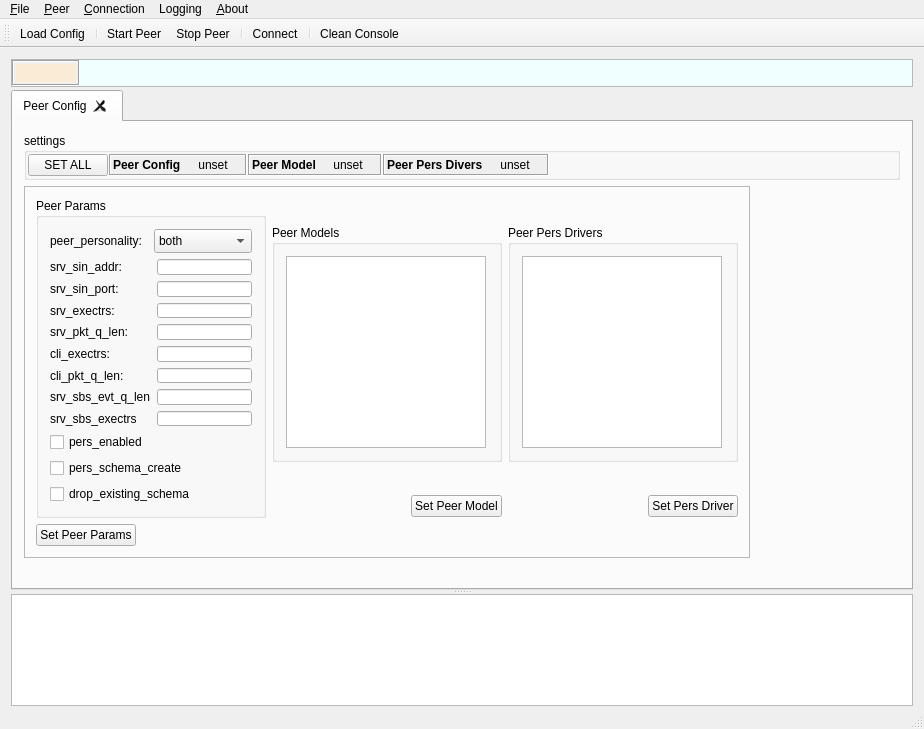
<?xml version="1.0" encoding="UTF-8"?>
<ui version="4.0">
 <class>blz_toolkit_MainWindow</class>
 <widget class="QMainWindow" name="blz_toolkit_MainWindow">
  <property name="geometry">
   <rect>
    <x>0</x>
    <y>0</y>
    <width>924</width>
    <height>729</height>
   </rect>
  </property>
  <property name="sizePolicy">
   <sizepolicy hsizetype="Expanding" vsizetype="Preferred">
    <horstretch>0</horstretch>
    <verstretch>0</verstretch>
   </sizepolicy>
  </property>
  <property name="windowTitle">
   <string>BLZ_TOOLKIT</string>
  </property>
  <property name="windowIcon">
   <iconset resource="blz_toolkit_prj_res.qrc">
    <normaloff>:/icon/icons/settings.png</normaloff>:/icon/icons/settings.png</iconset>
  </property>
  <property name="iconSize">
   <size>
    <width>32</width>
    <height>32</height>
   </size>
  </property>
  <widget class="QWidget" name="centralWidget">
   <layout class="QVBoxLayout" name="verticalLayout_2">
    <property name="spacing">
     <number>3</number>
    </property>
    <property name="bottomMargin">
     <number>1</number>
    </property>
    <item>
     <widget class="QFrame" name="frame_2">
      <property name="frameShape">
       <enum>QFrame::StyledPanel</enum>
      </property>
      <property name="frameShadow">
       <enum>QFrame::Raised</enum>
      </property>
      <property name="lineWidth">
       <number>0</number>
      </property>
      <layout class="QHBoxLayout" name="horizontalLayout_9">
       <property name="spacing">
        <number>0</number>
       </property>
       <property name="leftMargin">
        <number>0</number>
       </property>
       <property name="topMargin">
        <number>0</number>
       </property>
       <property name="rightMargin">
        <number>0</number>
       </property>
       <property name="bottomMargin">
        <number>0</number>
       </property>
       <item>
        <widget class="QFrame" name="peer_Status">
         <property name="sizePolicy">
          <sizepolicy hsizetype="Fixed" vsizetype="Fixed">
           <horstretch>0</horstretch>
           <verstretch>0</verstretch>
          </sizepolicy>
         </property>
         <property name="autoFillBackground">
          <bool>true</bool>
         </property>
         <property name="frameShape">
          <enum>QFrame::Box</enum>
         </property>
         <property name="frameShadow">
          <enum>QFrame::Sunken</enum>
         </property>
         <layout class="QHBoxLayout" name="horizontalLayout">
          <property name="spacing">
           <number>2</number>
          </property>
          <property name="leftMargin">
           <number>2</number>
          </property>
          <property name="topMargin">
           <number>2</number>
          </property>
          <property name="rightMargin">
           <number>2</number>
          </property>
          <property name="bottomMargin">
           <number>2</number>
          </property>
          <item>
           <widget class="QLabel" name="peer_status_label_display">
            <property name="sizePolicy">
             <sizepolicy hsizetype="Fixed" vsizetype="Fixed">
              <horstretch>0</horstretch>
              <verstretch>0</verstretch>
             </sizepolicy>
            </property>
            <property name="minimumSize">
             <size>
              <width>60</width>
              <height>0</height>
             </size>
            </property>
            <property name="font">
             <font>
              <pointsize>12</pointsize>
              <weight>50</weight>
              <bold>false</bold>
             </font>
            </property>
            <property name="styleSheet">
             <string notr="true">background-color  : AntiqueWhite; color : black;</string>
            </property>
            <property name="lineWidth">
             <number>0</number>
            </property>
            <property name="text">
             <string/>
            </property>
            <property name="alignment">
             <set>Qt::AlignCenter</set>
            </property>
            <property name="margin">
             <number>0</number>
            </property>
           </widget>
          </item>
         </layout>
        </widget>
       </item>
       <item>
        <widget class="QLabel" name="main_info_label">
         <property name="styleSheet">
          <string notr="true">background-color  : Azure ; color : black;</string>
         </property>
         <property name="text">
          <string/>
         </property>
        </widget>
       </item>
      </layout>
     </widget>
    </item>
    <item>
     <widget class="QSplitter" name="splitter">
      <property name="orientation">
       <enum>Qt::Vertical</enum>
      </property>
      <widget class="QTabWidget" name="peer_Tab">
       <property name="minimumSize">
        <size>
         <width>0</width>
         <height>500</height>
        </size>
       </property>
       <property name="currentIndex">
        <number>0</number>
       </property>
       <property name="tabsClosable">
        <bool>true</bool>
       </property>
       <widget class="QWidget" name="peer_config">
        <attribute name="icon">
         <iconset resource="blz_toolkit_prj_res.qrc">
          <normaloff>:/icon/icons/gear-b.png</normaloff>:/icon/icons/gear-b.png</iconset>
        </attribute>
        <attribute name="title">
         <string>Peer Config</string>
        </attribute>
        <layout class="QVBoxLayout" name="verticalLayout_6">
         <item>
          <widget class="QGroupBox" name="groupBox_4">
           <property name="font">
            <font>
             <kerning>true</kerning>
            </font>
           </property>
           <property name="title">
            <string>settings</string>
           </property>
           <layout class="QHBoxLayout" name="horizontalLayout_11">
            <property name="spacing">
             <number>1</number>
            </property>
            <property name="leftMargin">
             <number>1</number>
            </property>
            <property name="topMargin">
             <number>1</number>
            </property>
            <property name="rightMargin">
             <number>1</number>
            </property>
            <property name="bottomMargin">
             <number>1</number>
            </property>
            <item>
             <widget class="QPushButton" name="set_peer_cfg_all_button">
              <property name="styleSheet">
               <string notr="true"/>
              </property>
              <property name="text">
               <string>SET ALL</string>
              </property>
              <property name="icon">
               <iconset>
                <normaloff>:/icon/icons/checkmark-circled.png</normaloff>:/icon/icons/checkmark-circled.png</iconset>
              </property>
             </widget>
            </item>
            <item>
             <widget class="QFrame" name="peer_Status_4">
              <property name="sizePolicy">
               <sizepolicy hsizetype="Fixed" vsizetype="Fixed">
                <horstretch>0</horstretch>
                <verstretch>0</verstretch>
               </sizepolicy>
              </property>
              <property name="autoFillBackground">
               <bool>true</bool>
              </property>
              <property name="frameShape">
               <enum>QFrame::Box</enum>
              </property>
              <property name="frameShadow">
               <enum>QFrame::Sunken</enum>
              </property>
              <layout class="QHBoxLayout" name="horizontalLayout_8">
               <property name="spacing">
                <number>2</number>
               </property>
               <property name="leftMargin">
                <number>2</number>
               </property>
               <property name="topMargin">
                <number>2</number>
               </property>
               <property name="rightMargin">
                <number>2</number>
               </property>
               <property name="bottomMargin">
                <number>2</number>
               </property>
               <item>
                <widget class="QLabel" name="peer_status_label_4">
                 <property name="sizePolicy">
                  <sizepolicy hsizetype="Preferred" vsizetype="Preferred">
                   <horstretch>0</horstretch>
                   <verstretch>0</verstretch>
                  </sizepolicy>
                 </property>
                 <property name="minimumSize">
                  <size>
                   <width>0</width>
                   <height>0</height>
                  </size>
                 </property>
                 <property name="font">
                  <font>
                   <weight>75</weight>
                   <bold>true</bold>
                  </font>
                 </property>
                 <property name="text">
                  <string>Peer Config</string>
                 </property>
                </widget>
               </item>
               <item>
                <widget class="QLabel" name="peer_cfg_status_label">
                 <property name="sizePolicy">
                  <sizepolicy hsizetype="Fixed" vsizetype="Fixed">
                   <horstretch>0</horstretch>
                   <verstretch>0</verstretch>
                  </sizepolicy>
                 </property>
                 <property name="minimumSize">
                  <size>
                   <width>60</width>
                   <height>0</height>
                  </size>
                 </property>
                 <property name="styleSheet">
                  <string notr="true">background-color : light grey; color : black;</string>
                 </property>
                 <property name="text">
                  <string>unset</string>
                 </property>
                 <property name="alignment">
                  <set>Qt::AlignCenter</set>
                 </property>
                 <property name="margin">
                  <number>0</number>
                 </property>
                </widget>
               </item>
              </layout>
             </widget>
            </item>
            <item>
             <widget class="QFrame" name="peer_Status_3">
              <property name="sizePolicy">
               <sizepolicy hsizetype="Fixed" vsizetype="Fixed">
                <horstretch>0</horstretch>
                <verstretch>0</verstretch>
               </sizepolicy>
              </property>
              <property name="autoFillBackground">
               <bool>true</bool>
              </property>
              <property name="frameShape">
               <enum>QFrame::Box</enum>
              </property>
              <property name="frameShadow">
               <enum>QFrame::Sunken</enum>
              </property>
              <layout class="QHBoxLayout" name="horizontalLayout_7">
               <property name="spacing">
                <number>2</number>
               </property>
               <property name="leftMargin">
                <number>2</number>
               </property>
               <property name="topMargin">
                <number>2</number>
               </property>
               <property name="rightMargin">
                <number>2</number>
               </property>
               <property name="bottomMargin">
                <number>2</number>
               </property>
               <item>
                <widget class="QLabel" name="peer_status_label_3">
                 <property name="sizePolicy">
                  <sizepolicy hsizetype="Preferred" vsizetype="Preferred">
                   <horstretch>0</horstretch>
                   <verstretch>0</verstretch>
                  </sizepolicy>
                 </property>
                 <property name="minimumSize">
                  <size>
                   <width>0</width>
                   <height>0</height>
                  </size>
                 </property>
                 <property name="font">
                  <font>
                   <weight>75</weight>
                   <bold>true</bold>
                  </font>
                 </property>
                 <property name="text">
                  <string>Peer Model</string>
                 </property>
                </widget>
               </item>
               <item>
                <widget class="QLabel" name="peer_model_label_status">
                 <property name="sizePolicy">
                  <sizepolicy hsizetype="Fixed" vsizetype="Fixed">
                   <horstretch>0</horstretch>
                   <verstretch>0</verstretch>
                  </sizepolicy>
                 </property>
                 <property name="minimumSize">
                  <size>
                   <width>60</width>
                   <height>0</height>
                  </size>
                 </property>
                 <property name="styleSheet">
                  <string notr="true">background-color : light grey; color : black;</string>
                 </property>
                 <property name="text">
                  <string>unset</string>
                 </property>
                 <property name="alignment">
                  <set>Qt::AlignCenter</set>
                 </property>
                 <property name="margin">
                  <number>0</number>
                 </property>
                </widget>
               </item>
              </layout>
             </widget>
            </item>
            <item>
             <widget class="QFrame" name="peer_Status_2">
              <property name="sizePolicy">
               <sizepolicy hsizetype="Fixed" vsizetype="Fixed">
                <horstretch>0</horstretch>
                <verstretch>0</verstretch>
               </sizepolicy>
              </property>
              <property name="autoFillBackground">
               <bool>true</bool>
              </property>
              <property name="frameShape">
               <enum>QFrame::Box</enum>
              </property>
              <property name="frameShadow">
               <enum>QFrame::Sunken</enum>
              </property>
              <layout class="QHBoxLayout" name="horizontalLayout_6">
               <property name="spacing">
                <number>2</number>
               </property>
               <property name="leftMargin">
                <number>2</number>
               </property>
               <property name="topMargin">
                <number>2</number>
               </property>
               <property name="rightMargin">
                <number>2</number>
               </property>
               <property name="bottomMargin">
                <number>2</number>
               </property>
               <item>
                <widget class="QLabel" name="peer_status_label_2">
                 <property name="sizePolicy">
                  <sizepolicy hsizetype="Preferred" vsizetype="Preferred">
                   <horstretch>0</horstretch>
                   <verstretch>0</verstretch>
                  </sizepolicy>
                 </property>
                 <property name="minimumSize">
                  <size>
                   <width>0</width>
                   <height>0</height>
                  </size>
                 </property>
                 <property name="font">
                  <font>
                   <weight>75</weight>
                   <bold>true</bold>
                  </font>
                 </property>
                 <property name="text">
                  <string>Peer Pers Divers</string>
                 </property>
                </widget>
               </item>
               <item>
                <widget class="QLabel" name="peer_pers_driv_status_label">
                 <property name="sizePolicy">
                  <sizepolicy hsizetype="Fixed" vsizetype="Fixed">
                   <horstretch>0</horstretch>
                   <verstretch>0</verstretch>
                  </sizepolicy>
                 </property>
                 <property name="minimumSize">
                  <size>
                   <width>60</width>
                   <height>0</height>
                  </size>
                 </property>
                 <property name="styleSheet">
                  <string notr="true">background-color : light grey; color : black;</string>
                 </property>
                 <property name="text">
                  <string>unset</string>
                 </property>
                 <property name="alignment">
                  <set>Qt::AlignCenter</set>
                 </property>
                 <property name="margin">
                  <number>0</number>
                 </property>
                </widget>
               </item>
              </layout>
             </widget>
            </item>
            <item>
             <spacer name="horizontalSpacer_4">
              <property name="orientation">
               <enum>Qt::Horizontal</enum>
              </property>
              <property name="sizeHint" stdset="0">
               <size>
                <width>40</width>
                <height>20</height>
               </size>
              </property>
             </spacer>
            </item>
           </layout>
          </widget>
         </item>
         <item>
          <widget class="QFrame" name="frame">
           <property name="sizePolicy">
            <sizepolicy hsizetype="Fixed" vsizetype="Expanding">
             <horstretch>0</horstretch>
             <verstretch>0</verstretch>
            </sizepolicy>
           </property>
           <property name="frameShape">
            <enum>QFrame::StyledPanel</enum>
           </property>
           <property name="frameShadow">
            <enum>QFrame::Raised</enum>
           </property>
           <layout class="QHBoxLayout" name="horizontalLayout_5">
            <item>
             <layout class="QVBoxLayout" name="verticalLayout">
              <item>
               <widget class="QGroupBox" name="groupBox">
                <property name="sizePolicy">
                 <sizepolicy hsizetype="Fixed" vsizetype="Fixed">
                  <horstretch>0</horstretch>
                  <verstretch>0</verstretch>
                 </sizepolicy>
                </property>
                <property name="minimumSize">
                 <size>
                  <width>230</width>
                  <height>320</height>
                 </size>
                </property>
                <property name="title">
                 <string>Peer Params</string>
                </property>
                <layout class="QGridLayout" name="gridLayout_2">
                 <item row="0" column="0">
                  <layout class="QHBoxLayout" name="horizontalLayout_2">
                   <item>
                    <widget class="QLabel" name="label_5">
                     <property name="text">
                      <string>peer_personality:</string>
                     </property>
                    </widget>
                   </item>
                   <item>
                    <widget class="QComboBox" name="pp_cfg_peer_personality">
                     <property name="whatsThis">
                      <string>&lt;html&gt;&lt;head/&gt;&lt;body&gt;&lt;p&gt;&lt;br/&gt;&lt;/p&gt;&lt;/body&gt;&lt;/html&gt;</string>
                     </property>
                     <property name="currentText">
                      <string>both</string>
                     </property>
                     <property name="currentIndex">
                      <number>2</number>
                     </property>
                     <property name="maxVisibleItems">
                      <number>10</number>
                     </property>
                     <property name="sizeAdjustPolicy">
                      <enum>QComboBox::AdjustToMinimumContentsLengthWithIcon</enum>
                     </property>
                     <item>
                      <property name="text">
                       <string>pure client</string>
                      </property>
                     </item>
                     <item>
                      <property name="text">
                       <string>pure server</string>
                      </property>
                     </item>
                     <item>
                      <property name="text">
                       <string>both</string>
                      </property>
                     </item>
                    </widget>
                   </item>
                  </layout>
                 </item>
                 <item row="1" column="0">
                  <layout class="QGridLayout" name="gridLayout">
                   <item row="0" column="0">
                    <widget class="QLabel" name="label_2">
                     <property name="text">
                      <string>srv_sin_addr:</string>
                     </property>
                     <property name="buddy">
                      <cstring>pp_cfg_srv_sin_addr</cstring>
                     </property>
                    </widget>
                   </item>
                   <item row="0" column="1">
                    <widget class="QLineEdit" name="pp_cfg_srv_sin_addr"/>
                   </item>
                   <item row="1" column="0">
                    <widget class="QLabel" name="label_3">
                     <property name="text">
                      <string>srv_sin_port:</string>
                     </property>
                     <property name="buddy">
                      <cstring>pp_cfg_srv_sin_port</cstring>
                     </property>
                    </widget>
                   </item>
                   <item row="1" column="1">
                    <widget class="QLineEdit" name="pp_cfg_srv_sin_port"/>
                   </item>
                   <item row="2" column="0">
                    <widget class="QLabel" name="label_4">
                     <property name="text">
                      <string>srv_exectrs:</string>
                     </property>
                     <property name="buddy">
                      <cstring>pp_cfg_srv_exectrs</cstring>
                     </property>
                    </widget>
                   </item>
                   <item row="2" column="1">
                    <widget class="QLineEdit" name="pp_cfg_srv_exectrs"/>
                   </item>
                   <item row="3" column="0">
                    <widget class="QLabel" name="label_7">
                     <property name="text">
                      <string>srv_pkt_q_len:</string>
                     </property>
                     <property name="buddy">
                      <cstring>pp_cfg_srv_pkt_q_len</cstring>
                     </property>
                    </widget>
                   </item>
                   <item row="3" column="1">
                    <widget class="QLineEdit" name="pp_cfg_srv_pkt_q_len"/>
                   </item>
                   <item row="4" column="0">
                    <widget class="QLabel" name="label">
                     <property name="text">
                      <string>cli_exectrs:</string>
                     </property>
                     <property name="buddy">
                      <cstring>pp_cfg_cli_exectrs</cstring>
                     </property>
                    </widget>
                   </item>
                   <item row="4" column="1">
                    <widget class="QLineEdit" name="pp_cfg_cli_exectrs"/>
                   </item>
                   <item row="5" column="0">
                    <widget class="QLabel" name="label_6">
                     <property name="text">
                      <string>cli_pkt_q_len:</string>
                     </property>
                     <property name="buddy">
                      <cstring>pp_cfg_cli_pkt_q_len</cstring>
                     </property>
                    </widget>
                   </item>
                   <item row="5" column="1">
                    <widget class="QLineEdit" name="pp_cfg_cli_pkt_q_len"/>
                   </item>
                   <item row="6" column="0">
                    <widget class="QLabel" name="label_8">
                     <property name="text">
                      <string>srv_sbs_evt_q_len</string>
                     </property>
                     <property name="buddy">
                      <cstring>pp_cfg_srv_sbs_evt_q_len</cstring>
                     </property>
                    </widget>
                   </item>
                   <item row="6" column="1">
                    <widget class="QLineEdit" name="pp_cfg_srv_sbs_evt_q_len"/>
                   </item>
                   <item row="7" column="0">
                    <widget class="QLabel" name="label_9">
                     <property name="text">
                      <string>srv_sbs_exectrs</string>
                     </property>
                     <property name="buddy">
                      <cstring>pp_cfg_srv_sbs_exectrs</cstring>
                     </property>
                    </widget>
                   </item>
                   <item row="7" column="1">
                    <widget class="QLineEdit" name="pp_cfg_srv_sbs_exectrs"/>
                   </item>
                  </layout>
                 </item>
                 <item row="2" column="0">
                  <layout class="QVBoxLayout" name="verticalLayout_4">
                   <item>
                    <widget class="QCheckBox" name="pp_cfg_pers_enabled">
                     <property name="text">
                      <string>pers_enabled</string>
                     </property>
                    </widget>
                   </item>
                   <item>
                    <widget class="QCheckBox" name="pp_cfg_pers_schema_create">
                     <property name="text">
                      <string>pers_schema_create</string>
                     </property>
                    </widget>
                   </item>
                   <item>
                    <widget class="QCheckBox" name="pp_cfg_drop_existing_schema">
                     <property name="text">
                      <string>drop_existing_schema</string>
                     </property>
                    </widget>
                   </item>
                  </layout>
                 </item>
                </layout>
               </widget>
              </item>
              <item>
               <widget class="QPushButton" name="set_peer_params_button">
                <property name="sizePolicy">
                 <sizepolicy hsizetype="Fixed" vsizetype="Fixed">
                  <horstretch>0</horstretch>
                  <verstretch>0</verstretch>
                 </sizepolicy>
                </property>
                <property name="text">
                 <string>Set Peer Params</string>
                </property>
               </widget>
              </item>
             </layout>
            </item>
            <item>
             <layout class="QVBoxLayout" name="verticalLayout_3">
              <item>
               <widget class="QGroupBox" name="groupBox_2">
                <property name="sizePolicy">
                 <sizepolicy hsizetype="Fixed" vsizetype="Fixed">
                  <horstretch>0</horstretch>
                  <verstretch>0</verstretch>
                 </sizepolicy>
                </property>
                <property name="minimumSize">
                 <size>
                  <width>230</width>
                  <height>100</height>
                 </size>
                </property>
                <property name="title">
                 <string>Peer Models</string>
                </property>
                <layout class="QVBoxLayout" name="verticalLayout_7">
                 <item>
                  <widget class="QListView" name="peer_cfg_view_list_blzmodel">
                   <property name="sizePolicy">
                    <sizepolicy hsizetype="Fixed" vsizetype="Fixed">
                     <horstretch>0</horstretch>
                     <verstretch>0</verstretch>
                    </sizepolicy>
                   </property>
                   <property name="maximumSize">
                    <size>
                     <width>200</width>
                     <height>500</height>
                    </size>
                   </property>
                  </widget>
                 </item>
                </layout>
               </widget>
              </item>
              <item>
               <layout class="QHBoxLayout" name="horizontalLayout_3">
                <item>
                 <spacer name="horizontalSpacer">
                  <property name="orientation">
                   <enum>Qt::Horizontal</enum>
                  </property>
                  <property name="sizeHint" stdset="0">
                   <size>
                    <width>40</width>
                    <height>20</height>
                   </size>
                  </property>
                 </spacer>
                </item>
                <item>
                 <widget class="QPushButton" name="update_peer_model_button">
                  <property name="sizePolicy">
                   <sizepolicy hsizetype="Fixed" vsizetype="Fixed">
                    <horstretch>0</horstretch>
                    <verstretch>0</verstretch>
                   </sizepolicy>
                  </property>
                  <property name="text">
                   <string>Set Peer Model</string>
                  </property>
                 </widget>
                </item>
               </layout>
              </item>
             </layout>
            </item>
            <item>
             <layout class="QVBoxLayout" name="verticalLayout_5">
              <item>
               <widget class="QGroupBox" name="groupBox_3">
                <property name="sizePolicy">
                 <sizepolicy hsizetype="Fixed" vsizetype="Fixed">
                  <horstretch>0</horstretch>
                  <verstretch>0</verstretch>
                 </sizepolicy>
                </property>
                <property name="minimumSize">
                 <size>
                  <width>230</width>
                  <height>100</height>
                 </size>
                </property>
                <property name="title">
                 <string>Peer Pers Drivers</string>
                </property>
                <layout class="QVBoxLayout" name="verticalLayout_8">
                 <item>
                  <widget class="QListView" name="peer_cfg_view_list_blzpersdriv">
                   <property name="sizePolicy">
                    <sizepolicy hsizetype="Fixed" vsizetype="Fixed">
                     <horstretch>0</horstretch>
                     <verstretch>0</verstretch>
                    </sizepolicy>
                   </property>
                   <property name="maximumSize">
                    <size>
                     <width>200</width>
                     <height>500</height>
                    </size>
                   </property>
                  </widget>
                 </item>
                </layout>
               </widget>
              </item>
              <item>
               <layout class="QHBoxLayout" name="horizontalLayout_4">
                <item>
                 <spacer name="horizontalSpacer_2">
                  <property name="orientation">
                   <enum>Qt::Horizontal</enum>
                  </property>
                  <property name="sizeHint" stdset="0">
                   <size>
                    <width>40</width>
                    <height>20</height>
                   </size>
                  </property>
                 </spacer>
                </item>
                <item>
                 <widget class="QPushButton" name="set_pers_driver_button">
                  <property name="sizePolicy">
                   <sizepolicy hsizetype="Fixed" vsizetype="Fixed">
                    <horstretch>0</horstretch>
                    <verstretch>0</verstretch>
                   </sizepolicy>
                  </property>
                  <property name="text">
                   <string>Set Pers Driver</string>
                  </property>
                 </widget>
                </item>
               </layout>
              </item>
             </layout>
            </item>
           </layout>
          </widget>
         </item>
         <item>
          <spacer name="verticalSpacer">
           <property name="orientation">
            <enum>Qt::Vertical</enum>
           </property>
           <property name="sizeHint" stdset="0">
            <size>
             <width>20</width>
             <height>40</height>
            </size>
           </property>
          </spacer>
         </item>
        </layout>
       </widget>
      </widget>
      <widget class="QPlainTextEdit" name="logr_apnd_plainTextEdit">
       <property name="font">
        <font>
         <family>Lucida Console</family>
         <pointsize>10</pointsize>
        </font>
       </property>
       <property name="styleSheet">
        <string notr="true"/>
       </property>
       <property name="readOnly">
        <bool>true</bool>
       </property>
       <property name="maximumBlockCount">
        <number>-1</number>
       </property>
       <property name="centerOnScroll">
        <bool>false</bool>
       </property>
      </widget>
     </widget>
    </item>
   </layout>
  </widget>
  <widget class="QMenuBar" name="menuBar">
   <property name="geometry">
    <rect>
     <x>0</x>
     <y>0</y>
     <width>924</width>
     <height>21</height>
    </rect>
   </property>
   <widget class="QMenu" name="menu_File">
    <property name="geometry">
     <rect>
      <x>339</x>
      <y>100</y>
      <width>174</width>
      <height>98</height>
     </rect>
    </property>
    <property name="title">
     <string>&amp;File</string>
    </property>
    <addaction name="action_Load_Config"/>
    <addaction name="separator"/>
    <addaction name="action_Exit"/>
   </widget>
   <widget class="QMenu" name="menuConnection">
    <property name="title">
     <string>&amp;Connection</string>
    </property>
    <addaction name="separator"/>
    <addaction name="actionConnect"/>
   </widget>
   <widget class="QMenu" name="menuAbout">
    <property name="title">
     <string>&amp;About</string>
    </property>
   </widget>
   <widget class="QMenu" name="menuPeer">
    <property name="title">
     <string>&amp;Peer</string>
    </property>
    <addaction name="separator"/>
    <addaction name="action_Start_Peer"/>
    <addaction name="action_Stop_Peer"/>
   </widget>
   <widget class="QMenu" name="menuLog">
    <property name="title">
     <string>Logging</string>
    </property>
    <addaction name="actionLow"/>
    <addaction name="actionTrace"/>
    <addaction name="actionDebug"/>
    <addaction name="actionInfo"/>
    <addaction name="actionWarning"/>
    <addaction name="actionError"/>
    <addaction name="actionCritical"/>
    <addaction name="actionFatal"/>
    <addaction name="separator"/>
    <addaction name="actionClean_Console"/>
   </widget>
   <addaction name="menu_File"/>
   <addaction name="menuPeer"/>
   <addaction name="menuConnection"/>
   <addaction name="menuLog"/>
   <addaction name="menuAbout"/>
  </widget>
  <widget class="QToolBar" name="mainToolBar">
   <attribute name="toolBarArea">
    <enum>TopToolBarArea</enum>
   </attribute>
   <attribute name="toolBarBreak">
    <bool>false</bool>
   </attribute>
   <addaction name="action_Load_Config"/>
   <addaction name="separator"/>
   <addaction name="action_Start_Peer"/>
   <addaction name="action_Stop_Peer"/>
   <addaction name="separator"/>
   <addaction name="actionConnect"/>
   <addaction name="separator"/>
   <addaction name="actionClean_Console"/>
  </widget>
  <widget class="QStatusBar" name="statusBar"/>
  <action name="action_Load_Config">
   <property name="icon">
    <iconset resource="blz_toolkit_prj_res.qrc">
     <normaloff>:/icon/icons/gear-b.png</normaloff>:/icon/icons/gear-b.png</iconset>
   </property>
   <property name="text">
    <string>&amp;Load Config</string>
   </property>
  </action>
  <action name="action_Exit">
   <property name="icon">
    <iconset resource="blz_toolkit_prj_res.qrc">
     <normaloff>:/icon/icons/log-out.png</normaloff>:/icon/icons/log-out.png</iconset>
   </property>
   <property name="text">
    <string>&amp;Exit</string>
   </property>
  </action>
  <action name="actionConnect">
   <property name="icon">
    <iconset resource="blz_toolkit_prj_res.qrc">
     <normaloff>:/icon/icons/flash.png</normaloff>:/icon/icons/flash.png</iconset>
   </property>
   <property name="text">
    <string>&amp;Connect</string>
   </property>
   <property name="statusTip">
    <string>Connect to peer</string>
   </property>
  </action>
  <action name="action_Start_Peer">
   <property name="icon">
    <iconset resource="blz_toolkit_prj_res.qrc">
     <normaloff>:/icon/icons/play.png</normaloff>:/icon/icons/play.png</iconset>
   </property>
   <property name="text">
    <string>&amp;Start Peer</string>
   </property>
  </action>
  <action name="action_Stop_Peer">
   <property name="icon">
    <iconset resource="blz_toolkit_prj_res.qrc">
     <normaloff>:/icon/icons/stop.png</normaloff>:/icon/icons/stop.png</iconset>
   </property>
   <property name="text">
    <string>S&amp;top Peer</string>
   </property>
  </action>
  <action name="actionTrace">
   <property name="text">
    <string>Trace</string>
   </property>
  </action>
  <action name="actionDebug">
   <property name="text">
    <string>Debug</string>
   </property>
  </action>
  <action name="actionInfo">
   <property name="text">
    <string>Info</string>
   </property>
  </action>
  <action name="actionWarning">
   <property name="text">
    <string>Warning</string>
   </property>
  </action>
  <action name="actionError">
   <property name="text">
    <string>Error</string>
   </property>
  </action>
  <action name="actionCritical">
   <property name="text">
    <string>Critical</string>
   </property>
  </action>
  <action name="actionFatal">
   <property name="text">
    <string>Fatal</string>
   </property>
  </action>
  <action name="actionClean_Console">
   <property name="icon">
    <iconset resource="blz_toolkit_prj_res.qrc">
     <normaloff>:/icon/icons/trash-b.png</normaloff>:/icon/icons/trash-b.png</iconset>
   </property>
   <property name="text">
    <string>Clean Console</string>
   </property>
  </action>
  <action name="actionLow">
   <property name="text">
    <string>Low</string>
   </property>
  </action>
 </widget>
 <layoutdefault spacing="6" margin="11"/>
 <resources>
  <include location="blz_toolkit_prj_res.qrc"/>
 </resources>
 <connections/>
</ui>
